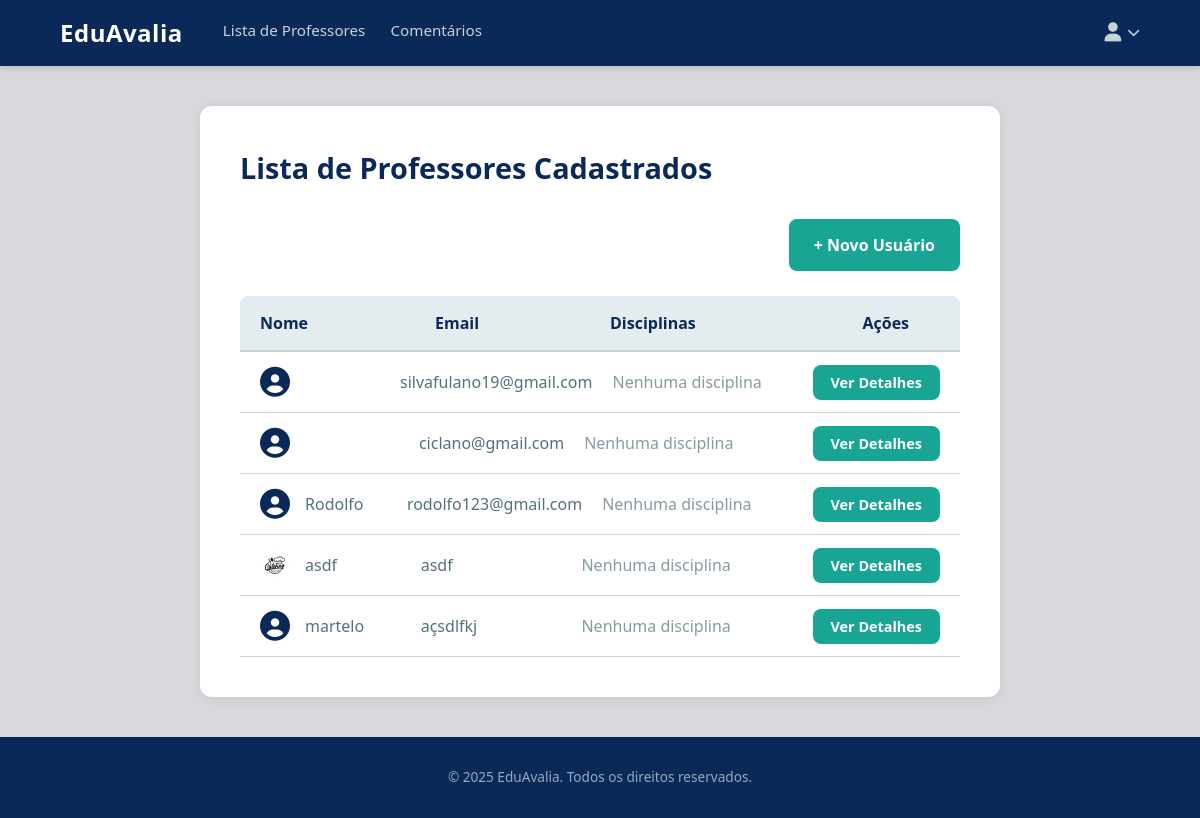
The page /professores/ (signed in) on the database as committed earlier.
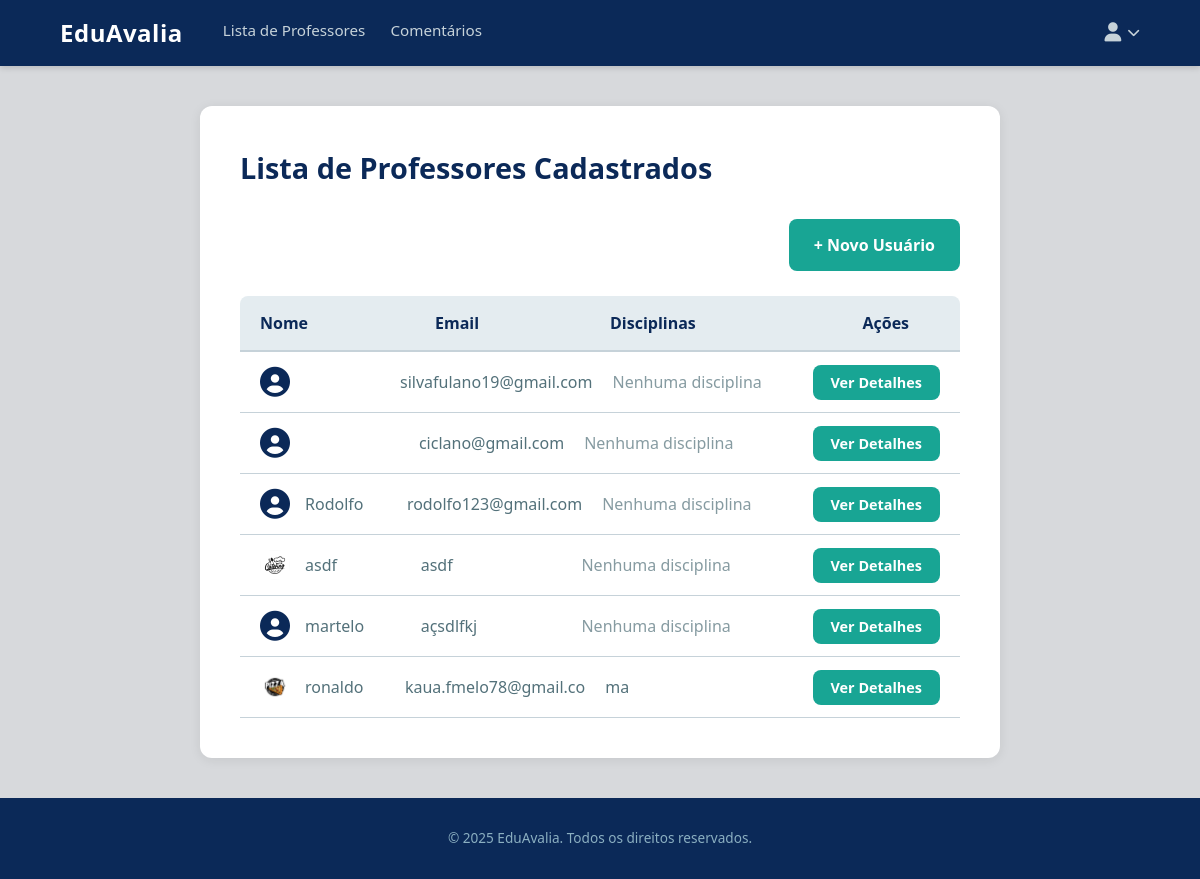
The same page on the database as committed later.
### avaliacoes/models.py (models this page shows, shortened)
class Professor(models.Model):
    user = models.OneToOneField(CustomUser, on_delete=models.CASCADE, limit_choices_to={'user_type': 'professor'})
    foto = models.ImageField(upload_to='professores_fotos/', blank=True, null=True)

class CustomUser(AbstractUser):
    USER_TYPE_CHOICES = (
        ('aluno', 'Aluno'),
        ('professor', 'Professor'),
        ('admin', 'Administrador'),
    )
    user_type = models.CharField(max_length=20, choices=USER_TYPE_CHOICES, default='aluno')
    cpf = models.CharField(max_length=11, unique=True)
    data_nascimento = models.DateField(null=True, blank=True)

class DisciplinaPessoa(models.Model):
    STATUS_CHOICES = [
        ('ativo', 'Ativo'),
        ('inativo', 'Inativo'),
    ]
    disciplina = models.ForeignKey('Materia', on_delete=models.CASCADE)
    pessoa = models.ForeignKey('CustomUser', on_delete=models.CASCADE, related_name='disciplinas_pessoa')
    status = models.CharField(max_length=20, choices=STATUS_CHOICES, default='ativo')
    class Meta:
        unique_together = ('disciplina', 'pessoa')

class Materia(models.Model):
    nome = models.CharField(max_length=100)
    codigo = models.CharField(max_length=20, unique=True)
    data_inicio = models.DateField()

### avaliacoes/views.py (the view)
# urls.py: path('professores/', views.lista_professores, name='lista_professores'),
@login_required(login_url='login')
def lista_professores(request):
    professores = Professor.objects.annotate(
        media_nota=Avg('user__disciplinas_pessoa__avaliacoes__categorias_avaliacao__nota')
    ).filter(id__isnull=False).order_by('user__first_name') # Adicionei ordenação
    query_professor = request.GET.get('q_professor')
    query_disciplina = request.GET.get('q_disciplina')
    if query_professor:
        professores = professores.filter(
            Q(user__first_name__icontains=query_professor) |
            Q(user__last_name__icontains=query_professor)
        )
    if query_disciplina:
        professores = professores.filter(
            user__disciplinas_pessoa__disciplina__nome__icontains=query_disciplina
        ).distinct() # .distinct() evita professores duplicados se ele der 2x a mesma matéria
    context = {
        'professores': professores,
        'query_professor': query_professor, # Bônus: envia o termo de volta
        'query_disciplina': query_disciplina # Bônus: envia o termo de volta
    }
    return render(request, 'avaliacoes/lista_professores.html', context)

### avaliacoes/templates/avaliacoes/lista_professores.html
{% extends 'base.html' %}
{% load static %}
{% block content %}
<main class="admin-container">
    <section class="admin-panel">
        <h1>Lista de Professores Cadastrados</h1>
        {% if request.user.is_staff %}
        <div style="margin-bottom: 25px; display: flex; justify-content: flex-end;">
            <a href="{% url 'adicionar_usuario' %}" class="btn">
                + Novo Usuário
            </a>
        </div>
        {% endif %}
        <div class="professor-list-container">
            <div class="list-header" style="
                display: grid;
                grid-template-columns: 2fr 2fr 3fr 1fr;
                gap: 20px;
                padding: 15px 20px;
                border-bottom: 2px solid var(--cinza-claro);
                font-weight: 600;
                color: var(--azul-marinho);
                background-color: var(--painel-central);
                border-radius: 8px 8px 0 0;
            ">
                <span>Nome</span>
                <span>Email</span>
                <span>Disciplinas</span>
                <span>Ações</span>
            </div>
            {% for professor in professores %}
            <div class="professor-item" style="
                display: grid;
                grid-template-columns: 2fr 2fr 3fr 1fr;
                gap: 20px;
                padding: 15px 20px;
                border-bottom: 1px solid var(--cinza-claro);
                align-items: center;
                color: var(--verde-escuro-letras);
            ">
                <div style="display: flex; align-items: center;">
                    {% if professor.foto %}
                        <img src="{{ professor.foto.url }}" alt="Foto de {{ professor.user.first_name }}" style="
                            width: 30px;
                            height: 30px;
                            border-radius: 50%; /* Deixa a foto redonda */
                            object-fit: cover; /* Garante que a imagem não distorça */
                            margin-right: 15px;
                        ">
                    {% else %}
                        <i class="fas fa-user-circle" style="
                            font-size: 30px;
                            color: var(--azul-marinho);
                            margin-right: 15px;
                        "></i>
                    {% endif %}
                    <span>{{ professor.user.first_name }} {{ professor.user.last_name }}</span>
                </div>
                <span>{{ professor.user.email }}</span>
                <span>
                    {% for dp in professor.user.disciplinas_pessoa.all %}
                        {{ dp.disciplina.nome }}
                        {% if not forloop.last %}, {% endif %} {% empty %}
                        <span style="opacity: 0.7;">Nenhuma disciplina</span>
                    {% endfor %}
                </span>
                <div>
                    <a href="{% url 'detalhes_professor' professor.id %}" class="btn" style="
                        padding: 8px 18px;
                        font-size: 0.9rem;
                        white-space: nowrap;
                    ">
                        Ver Detalhes
                    </a>
                </div>
            </div>
            {% empty %}
                <p style="padding: 20px; color: var(--cinza-escuro-letras);">Nenhum professor cadastrado ainda.</p>
            {% endfor %}
            </div>
    </section>
</main>
{% endblock content %}

Rows that differ between the two databases and show on the page:
added Professor: foto (picture), user.first_name "ronaldo", user.email "kaua.fmelo78@gmail.co"
added DisciplinaPessoa: disciplina.nome "ma"
